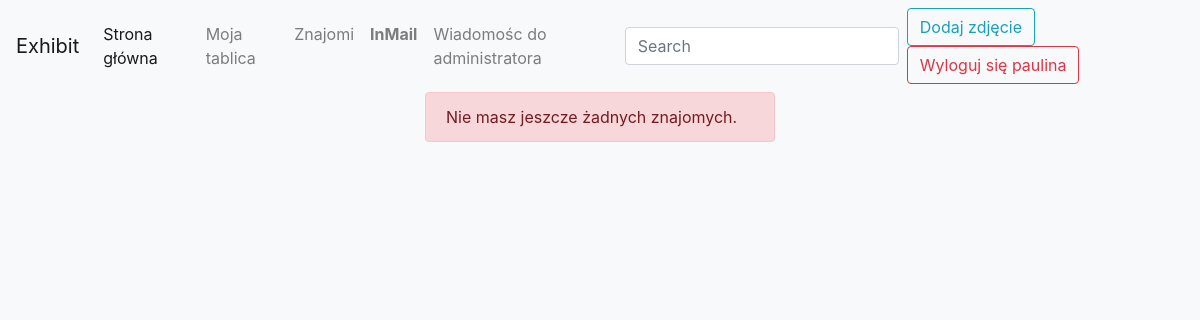
Before: /exhibit/contacts/ (signed in) with the older database file.
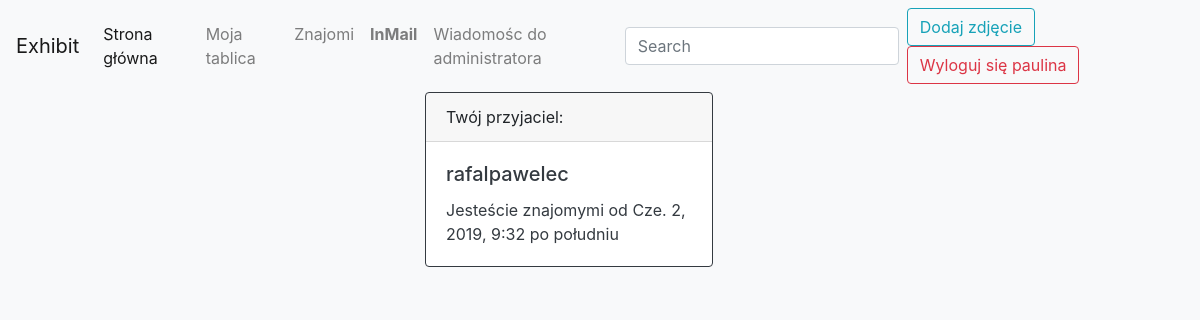
After: the same page with the newer database file.
### exhibit/models.py (models this page shows, shortened)
class Contact(models.Model):
    user_from = models.ForeignKey(User, related_name="rel_from_set", on_delete=models.CASCADE)
    user_to = models.ForeignKey(User, related_name="rel_to_set", on_delete=models.CASCADE)
    created = models.DateTimeField(auto_now_add=True, db_index=True)
    class Meta:
        ordering = ('-created',)

### exhibit/views.py (the view)
# urls.py: path("contacts/", views.contacts, name="contacts"),
@login_required
def contacts(request):
    if request.user.is_authenticated:
        username = request.user.username
        user_from = User.objects.get(username=username)
        q = Contact.objects.filter(user_from=user_from)
        context = {'contacts': q, 'username': username}
        return render(request, 'exhibit/contacts.html', context)
    else:
        return render(request, 'exhibit/notlogin.html')

### exhibit/templates/exhibit/contacts.html (shortened to what this page needs)
{% extends 'base.html' %} {% block content %}
    {% if contacts %}
        <div class="container">
        <div class="row">
            <div class="col-sm"></div>
            <div class="col-sm">
                {% for contact in contacts %}
                <div class="card border-dark mb-3" style="max-width: 18rem;">
  <div class="card-header">Twój przyjaciel:</div>
  <div class="card-body text-dark">
    <h5 class="card-title">{{ contact.user_to }}</h5>
    <p class="card-text">Jesteście znajomymi od {{ contact.created }}</p>
  </div>
</div>
                {% endfor %}
            </div>
            <div class="col-sm"></div>
        </div>
        </div>
        {% else %}
    <div class="container">
        <div class="row">
            <div class="col-sm"></div>
            <div class="col-sm">
                <div class="alert alert-danger" role="alert">
  Nie masz jeszcze żadnych znajomych.
</div>
            </div>
            <div class="col-sm"></div>
        </div>
        </div>
    {% endif %}
{% endblock %}

### templates/base.html (shortened to what this page needs)
{% load staticfiles %}
<!DOCTYPE html>
<html lang="en">
  <head>
<link rel="stylesheet" href="https://cdnjs.cloudflare.com/ajax/libs/font-awesome/4.7.0/css/font-awesome.min.css">
    <link rel="stylesheet" type="text/css" href="{% static 'assets/bootstrap/css/bootstrap.css'%}">
    <link rel="stylesheet" type="text/css" href="{% static 'assets/bootstrap/css/bootstrap-social.css'%}">
    <link rel="stylesheet" type="text/css" href="{% static 'css/style.css' %}">
  </head>
  <body>
  <nav class="navbar navbar-expand-lg navbar-light bg-light">
  <a class="navbar-brand" href="#">Exhibit</a>
  <div class="collapse navbar-collapse" id="navbarSupportedContent">
    <ul class="navbar-nav mr-auto">
      <li class="nav-item active">
        <a class="nav-link" href="{% url 'index' %}">Strona główna <span class="sr-only">(current)</span></a>
      </li>
        {% if user.is_authenticated %}
      <li class="nav-item">
        <a class="nav-link" href="{% url 'me' %}">Moja tablica</a>
      </li>
      <li class="nav-item">
        <a class="nav-link" href="{% url 'contacts' %}">Znajomi</a>
      </li>
            <li class="nav-item">
        <a class="nav-link" href="{% url 'inmails' %}"><Strong>InMail</Strong></a>
      </li>
                        <li class="nav-item">
        <a class="nav-link" href="{% url 'send_message' %}">Wiadomośc do administratora</a>
      </li>
               {% endif %}
    </ul>
    <form method="get" action="{% url 'search' %}" class="form-inline my-2 my-lg-0">
      <input class="form-control mr-sm-2" type="text" name="q" placeholder="Search" aria-label="Search"  >
    </form>
      <ul class="nav navbar-nav navbar-right">
                    {% if user.is_authenticated %}
                        <li class="">
                                        <a href="{%  url 'photo-add' %}" class="btn btn-outline-info" role="button" aria-disabled="true"></span>Dodaj zdjęcie</a>
                    </li>
                    <li class="">
                    <a href="{% url 'logout' %}" class="btn btn-outline-danger" role="button" aria-disabled="true"></span>Wyloguj się {{ username }}</a>
                    </li>
                    {% endif %}
                </ul>
  </div>
</nav>
    {% block content %} {% endblock %}
  </body>
</html>

### exhibit/static/css/style.css (style rules this page uses)
body { background-color: #F8F9FA; }
.btn { margin-right: 10px; }

Changed rows visible on the page:
added Contact: user_to "rafalpawelec", created "Cze. 2, 2019, 9:32 po południu"
Other visible differences:
text no longer shown: "Nie masz jeszcze żadnych znajomych."
